Frame 1 (no input): blank canvas, image omitted
Frame 60 (no input): blank canvas, image omitted
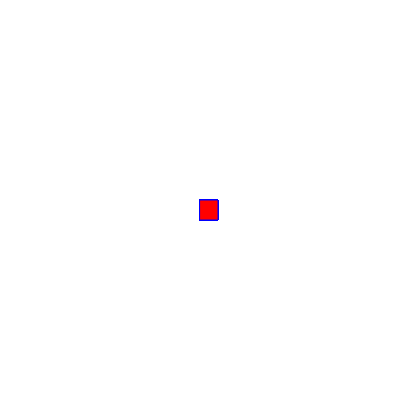
Frame 120 (the mouse pressed at the canvas centre since frame 60)

The p5.js sketch whose frames 1 and 60 were blank and that drew this single picture after the mouse press (run headless with seeded random() and noise() and a simulated clock; from frame 60 on, the mouse is pressed at the canvas centre):

// p5.js sketch
// ── sketch.js
function setup() {
    createCanvas(400, 400);
    background("white");
  }
  
  function draw() {
    
    stroke("blue");
    fill("red");
    if(mouseIsPressed){
      rect(mouseX, mouseY, 18, 20)
    }
        
  }
